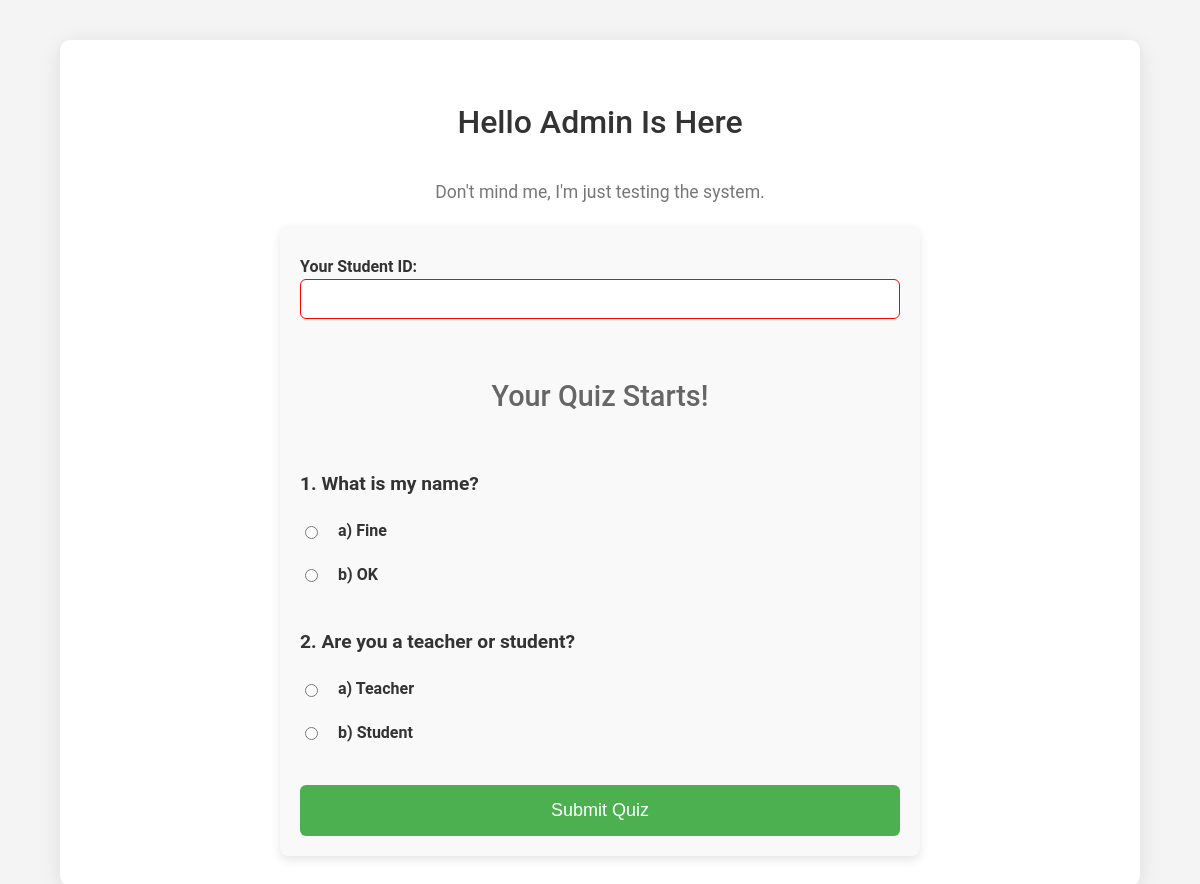
Before: /join_quiz.php?quiz_id=6 (signed in) with the older database file.
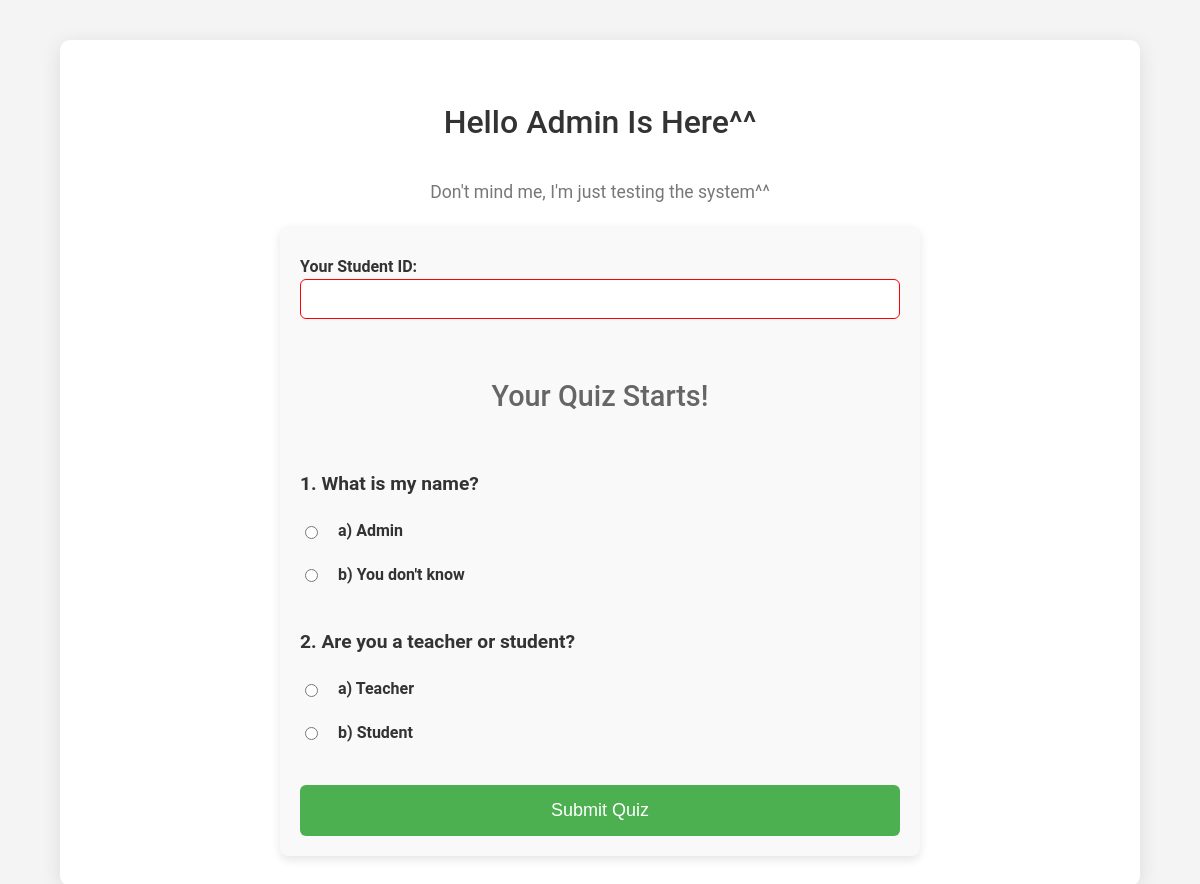
After: the same page with the newer database file.
### tables this page shows
CREATE TABLE `quizzes` (
  `id` int(11) NOT NULL,
  `title` varchar(255) NOT NULL,
  `description` text DEFAULT NULL,
  `cover_image` varchar(255) DEFAULT 'default_cover.jpg',
  `created_by` int(11) DEFAULT NULL,
  `created_at` timestamp NOT NULL DEFAULT current_timestamp(),
  `total_score` int(11) DEFAULT 0
);

CREATE TABLE `options` (
  `id` int(11) NOT NULL,
  `question_id` int(11) DEFAULT NULL,
  `option_text` text NOT NULL,
  `is_correct` tinyint(1) DEFAULT 0
);

### join_quiz.php (the view, shortened to what this page needs)
<?php
include('includes/db_connect.php');
$quiz_id = $_GET['quiz_id'];
$quiz_query = "SELECT * FROM quizzes WHERE id = $quiz_id";
$quiz_result = mysqli_query($conn, $quiz_query);
$quiz = mysqli_fetch_assoc($quiz_result);
?>
<!DOCTYPE html>
<html lang="en">
<head>
    <link rel="stylesheet" href="css/style.css">
</head>
<body>
    <div class="container">
        <h2><?php echo $quiz['title']; ?></h2>
        <p class="quiz-description"><?php echo $quiz['description']; ?></p>
        <form action="join_quiz.php?quiz_id=<?php echo $quiz_id; ?>" method="POST" onsubmit="return validateForm()">
            <div class="form-section">
                <label for="student_id">Your Student ID:</label>
                <input type="text" name="student_id" id="student_id" required>
            </div>
            <h3>Your Quiz Starts!</h3>
            <?php
			$questions_query = "SELECT * FROM questions WHERE quiz_id = $quiz_id";
			$questions_result = mysqli_query($conn, $questions_query);
			$question_number = 1;
			while ($question = mysqli_fetch_assoc($questions_result)) {
				echo "<div class='question'>";
				echo "<strong>" . $question_number++ . ". " . htmlspecialchars($question['question_text'], ENT_QUOTES, 'UTF-8') . "</strong>";
				$options_query = "SELECT * FROM options WHERE question_id = " . $question['id'];
				$options_result = mysqli_query($conn, $options_query);
				echo "<div class='options'>";
				while ($option = mysqli_fetch_assoc($options_result)) {
					echo "<label class='option'>";
					echo "<input type='radio' name='questions[" . $question['id'] . "]' value='" . $option['id'] . "'>";
					echo " " . htmlspecialchars($option['option_text'], ENT_QUOTES, 'UTF-8');
					echo "</label>";
				}
				echo "</div></div>";
			}
            ?>
            <button type="submit">Submit Quiz</button>
        </form>
    </div>
</body>
</html>

Changed rows visible on the page:
changed quizzes: title "Hello Admin Is Here" → "Hello Admin Is Here^^"; description "Don't mind me, I'm just testing the system." → "Don't mind me, I'm just testing the system^^"
changed options: id "☐ a) Fine" → "☐ a) Admin"; option_text "a) Fine" → "a) Admin"
changed options: id "☐ b) OK" → "☐ b) You don't know"; option_text "b) OK" → "b) You don't know"
